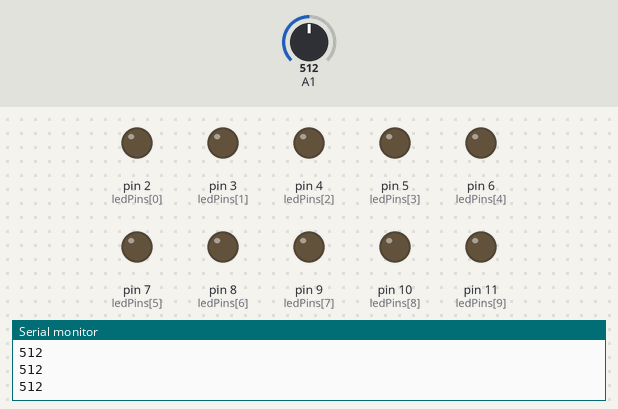
A sketch run on a simulated Arduino Uno, built with avr-gcc and run on an emulated ATmega328P. On the bench: output pins drawn as LEDs (lit = HIGH), the last lines printed to the serial monitor. The inputs (shaded band) are chosen by the test bench; at power-on: A1 = 512.

Above: at 1.2 s.
1.3 s: A1 set to 133
At 2.5 s:
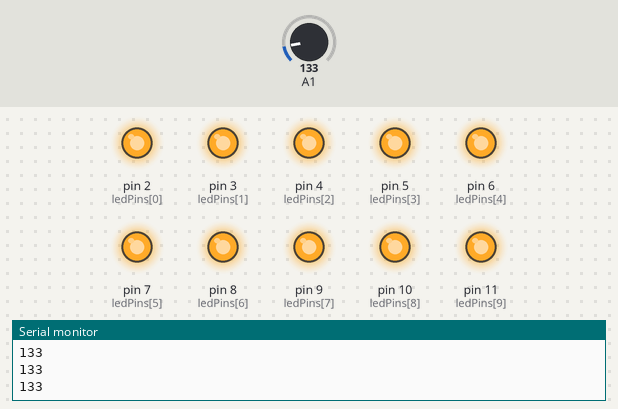
2.8 s: A1 set to 153
At 3.6 s:
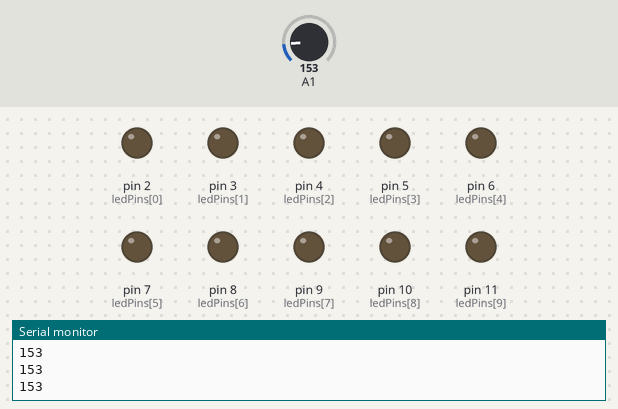
4.3 s: A1 set to 122
At 4.7 s:
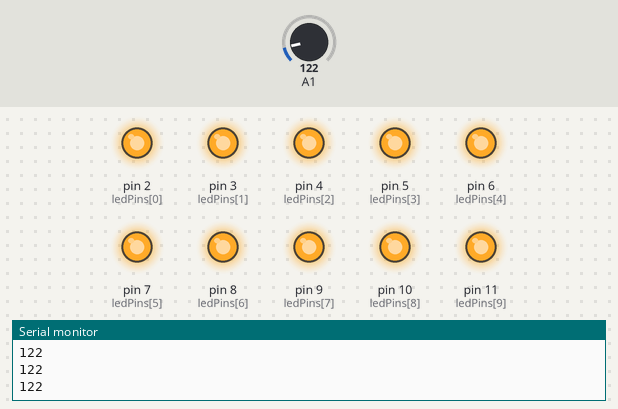
Timing chart, 0 to 7.3 s (numbered marks = the images above; inputs shaded):
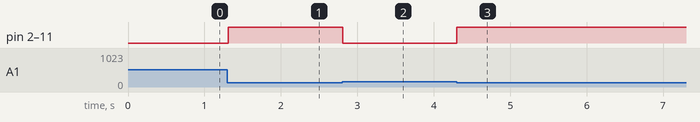

The sketch:

sketch_may22a.ino
```cpp
int ledCount = 10;
int ledPins[]={2,3,4,5,6,7,8,9,10,11};
void setup() {
  // put your setup code here, to run once:
Serial.begin(9600);
for (int thisLed = 0; thisLed < ledCount; thisLed++) {
  pinMode(ledPins[thisLed], OUTPUT);
}
}

void loop() {
  // put your main code here, to run repeatedly:
int aRead=analogRead(A1);
Serial.println(aRead);
if(aRead<143){aRead=143;}
else if(aRead>488){aRead=488;}
int ledlevel=map(aRead,0,143,488,ledCount);

for (int thisLed = 0; thisLed < ledCount; thisLed++) {
    // if the array element's index is less than ledLevel,
    // turn the pin for this element on:
    if (thisLed < ledlevel) {
      digitalWrite(ledPins[thisLed], HIGH);
    }
    // turn off all pins higher than the ledLevel:
   else {
     digitalWrite(ledPins[thisLed], LOW);
  }
 }
delay(10);
}
```

Measured:
- after the input at 1.3 s, pin 2 (ledPins[0]), pin 3 (ledPins[1]), pin 4 (ledPins[2]), pin 5 (ledPins[3]), pin 6 (ledPins[4]), pin 7 (ledPins[5]), pin 8 (ledPins[6]), pin 9 (ledPins[7]), pin 10 (ledPins[8]), pin 11 (ledPins[9]): LOW → HIGH at once
- after the input at 2.8 s, pin 2 (ledPins[0]), pin 3 (ledPins[1]), pin 4 (ledPins[2]), pin 5 (ledPins[3]), pin 6 (ledPins[4]), pin 7 (ledPins[5]), pin 8 (ledPins[6]), pin 9 (ledPins[7]), pin 10 (ledPins[8]), pin 11 (ledPins[9]): HIGH → LOW at once
- after the input at 4.3 s, pin 2 (ledPins[0]), pin 3 (ledPins[1]), pin 4 (ledPins[2]), pin 5 (ledPins[3]), pin 6 (ledPins[4]), pin 7 (ledPins[5]), pin 8 (ledPins[6]), pin 9 (ledPins[7]), pin 10 (ledPins[8]), pin 11 (ledPins[9]): LOW → HIGH at once
